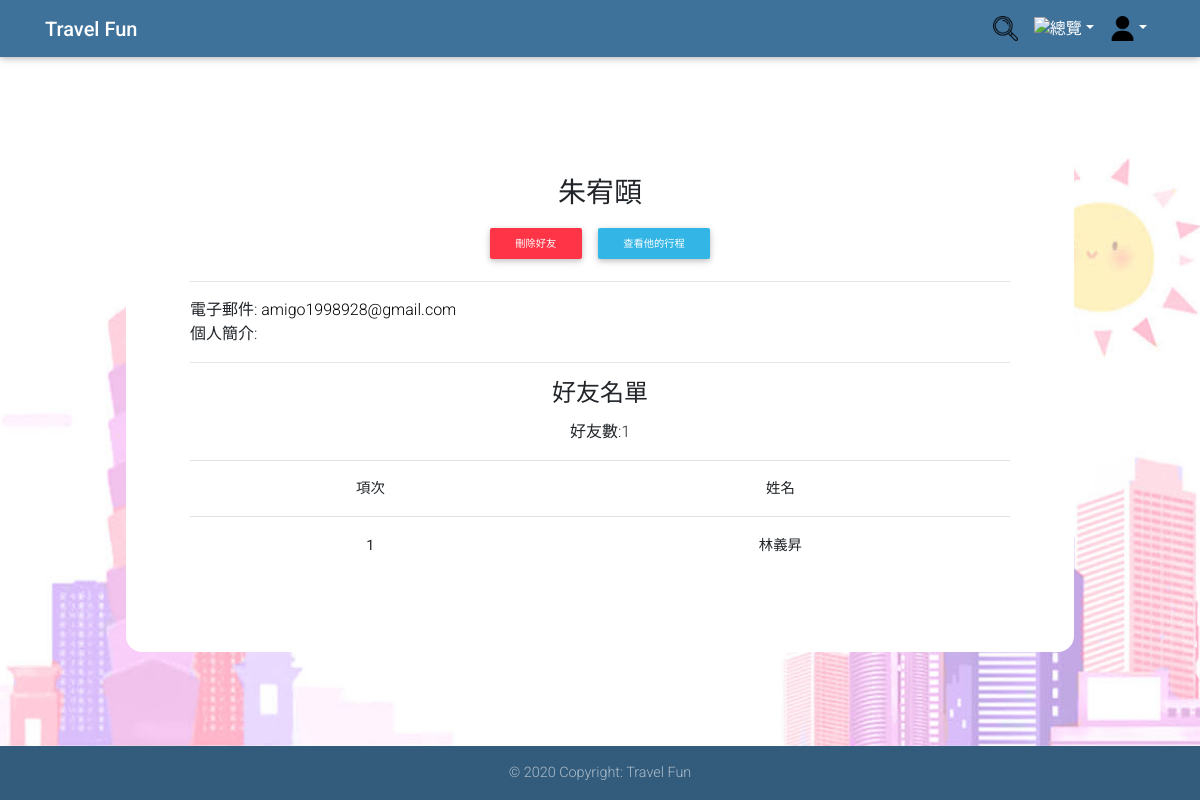
The page /about.php?id=amigo on the database its author committed.
### tables this page shows
CREATE TABLE `user` (
  `user_id` varchar(20) NOT NULL,
  `user_password` varchar(32) NOT NULL,
  `user_name` varchar(20) NOT NULL,
  `user_email` varchar(64) NOT NULL,
  `user_key` char(32) NOT NULL,
  `introduction` text NOT NULL,
  `Authority` int(1) DEFAULT NULL
);

CREATE TABLE `friend` (
  `friend_id` int(10) NOT NULL,
  `oneself` varchar(20) NOT NULL,
  `others` varchar(20) NOT NULL,
  `status` int(1) DEFAULT NULL
);

### about.php (the view, shortened to what this page needs)
<?php
mysqli_query($con, "SET NAMES UTF8");
if (!isset($_GET['id'])) {
    if (isset($_SESSION['user_id'])) {
        $id = $_SESSION['user_id'];
    } else {
        header("Location: index.php");
    }
} else {
    $id = strip_tags($_GET['id']);
}
$sql = "SELECT * FROM `user` WHERE user_id='" . $id . "'";
$result = mysqli_query($con, $sql);
$row = mysqli_fetch_assoc($result);
$name = $row['user_name'];
$email = $row['user_email'];
$introduction = $row['introduction'];
if (isset($_GET['id'])) {
    $checksql = "select * from friend where `friend_id` in (SELECT `friend_id` FROM `friend` WHERE `oneself`='" . $_SESSION['user_id'] . "' or `others`='" . $_SESSION['user_id'] . "') and `oneself`='" . $_GET['id'] . "' or `others`='" . $_GET['id'] . "'";
    $checkresult = mysqli_query($con, $checksql);
    $checkrow = mysqli_fetch_assoc($checkresult);
    $friendid = $checkrow['friend_id'];
    $status = $checkrow['status'];
}
if (isset($_GET['Approved']) && isset($_SESSION['user_id'])) {
    $sql2 = "SELECT * FROM `friend` WHERE status is null  and friend_id in (select friend_id from friend where  `others`='$id' ) ORDER BY `friend`.`friend_id` ASC";
} else
{
    $sql2 = "SELECT * FROM `friend` WHERE status = 1 and friend_id in (select friend_id from friend where `oneself` = '$id' or `others`='$id' )  ORDER BY `friend`.`friend_id` ASC";
}
$result2 = mysqli_query($con, $sql2);
$records_per_page = 10;
if (isset($_GET["page"]))
    $page = $_GET["page"];
else
    $page = 1;
$total_records = mysqli_num_rows($result2);
$started_record = $records_per_page * ($page - 1);
if ($total_records != 0)
    mysqli_data_seek($result2, $started_record);
if (isset($_GET['Approved'])) {
    $place = "待審核名單";
} else if (isset($_GET['search'])) {
    $place = "搜尋會員:" . $_GET['search'];
} else {
    $place = "好友名單";
}
?>
<!DOCTYPE html>
<html>
<head>
    <link rel="stylesheet" href="https://use.fontawesome.com/releases/v5.11.2/css/all.css">
    <link rel="stylesheet" href="https://stackpath.bootstrapcdn.com/bootstrap/4.4.1/css/bootstrap.min.css">
    <link rel="stylesheet" href="css/mdb.min.css">
    <link rel="stylesheet" href="css/result.css">
</head>
<body>
    <header>
        <nav class="navbar navbar-expand-lg navbar-dark fixed-top unique-color">
            <div class="container">
                <a class="navbar-brand" href="index.php"><strong>Travel Fun</strong></a>
                <div class="collapse navbar-collapse justify-content-end" id="navbarSupportedContent">
                    <ul class="navbar-nav">
                        <li class="nav-link p-0"> <a class="nav-link" href="search.php"><img src="image/search.png" alt="搜尋" height="25" width="25"></a> </li>
                        <li class="nav-item dropdown">
                            <a class="nav-link dropdown-toggle" id="navbarDropdownMenuLink-333" data-toggle="dropdown" aria-haspopup="true" aria-expanded="false"><img src="image/all.png" alt="總覽" height="25" width="25"></a>
                        <li class="nav-item dropdown">
                            <a class="nav-link dropdown-toggle" id="navbarDropdownMenuLink-333" data-toggle="dropdown" aria-haspopup="true" aria-expanded="false"><img src="image/login.png" alt="login" height="25" width="25"></a>
                        </li>
                    </ul>
                </div>
            </div>
        </nav>
    </header>
    <main>
        <div class="py-md-5">
            <div class="container2">
                <?php if (!isset($_GET['search'])) { ?>
                    <h3 class='text-center card-title'><b><?php echo $name; ?></b></h3>
                    <center>
                        <?php if (isset($_GET['id']) && $_GET['id'] != $_SESSION['user_id']) {
                            if (empty($checkrow)) { ?>
                                <input class="btn btn-info btn-sm" type="button" value="成為好友" onclick="location.href='about.php?id=<?php echo $_GET['id']; ?>&addfriend=<?php echo $_GET['id']; ?>'" />
                            <?php } else if ($status == 1) { ?>
                                <input class="btn btn-danger btn-sm" type="button" value="刪除好友" onclick="location.href='about.php?id=<?php echo $_GET['id']; ?>&del=<?php echo $friendid; ?>'" />
                        <?php }
                        } ?>
                        <?php if ($id != $_SESSION['user_id']) { ?>
                            <button class="btn btn-info btn-sm" type="button" onclick="location.href='itineraries.php?id=<?php echo $id; ?>'">查看他的行程</button>
                        <?php } ?>
                    </center>
                    <hr>
                    電子郵件:<?php echo " <a href='mailto:" . $email . "'><font color='black'>" . $email . "</font></a>"; ?> <br>
                    個人簡介:<?php echo $introduction; ?> <br>
                    <hr>
                <?php } ?>
                <h4 class='text-center card-title'><b><?php echo $place; ?></b></h4>
                <center>好友數:<?php echo $total_records; ?><p>
                        <center>
                            <table class='table'>
                                <thead>
                                    <tr align='center' valign='center'>
                                        <td>項次</td>
                                        <td>
                                            <nobr>姓名</nobr>
                                        </td>
                                </thead>
                                <tbody>
                                    <?php
                                    $j = 1;
                                    while ($row2 = mysqli_fetch_assoc($result2) and $j <= $records_per_page) {
                                        $oneself = $row2['oneself'];
                                        $other = $row2['others'];
                                        if ($oneself == $id) {
                                            $out_id = $other;
                                        } else {
                                            $out_id = $oneself;
                                        }
                                        $selectsql = "select * from user where user_id='" . $out_id . "'";
                                        $selectresult = mysqli_query($con, $selectsql);
                                        $selectrow = mysqli_fetch_assoc($selectresult);
                                        $out_name = $selectrow['user_name'];
                                        $j++;
                                    ?>
                                        <tr align="center" valign="center">
                                            <th><?php echo $j - 1; ?></th>
                                            <th><a href=?id=<?php echo $out_id; ?>><?php echo $out_name ?></a></th>
                                        </tr>
                                    <?php } ?>
                                </tbody>
                            </table>
                            <ul class="pagination">
                            </ul>
            </div>
        </div>
    </main>
    <footer class="page-footer font-small unique-color fixed-bottom">
        <div class="footer-copyright text-center py-3">© 2020 Copyright: Travel Fun</div>
    </footer>
</body>
</html>

### css/result.css (style rules this page uses)
html, body { height: 100%; background-image: url("../image/background_image.jpg"); background-attachment: fixed; background-position: center; background-repeat: no-repeat; background-size: cover; }
.container2 { max-width: 948px; margin: 4em auto; padding: 4em; padding-bottom: 2em; background: #fff; border-radius: 1em; }

### rows shown on the page
user: user_name "朱宥頤", user_email "amigo1998928@gmail.com"
friend: oneself.user_name "林義昇"

### other values the page prints
$place "好友名單"
$total_records "1"
